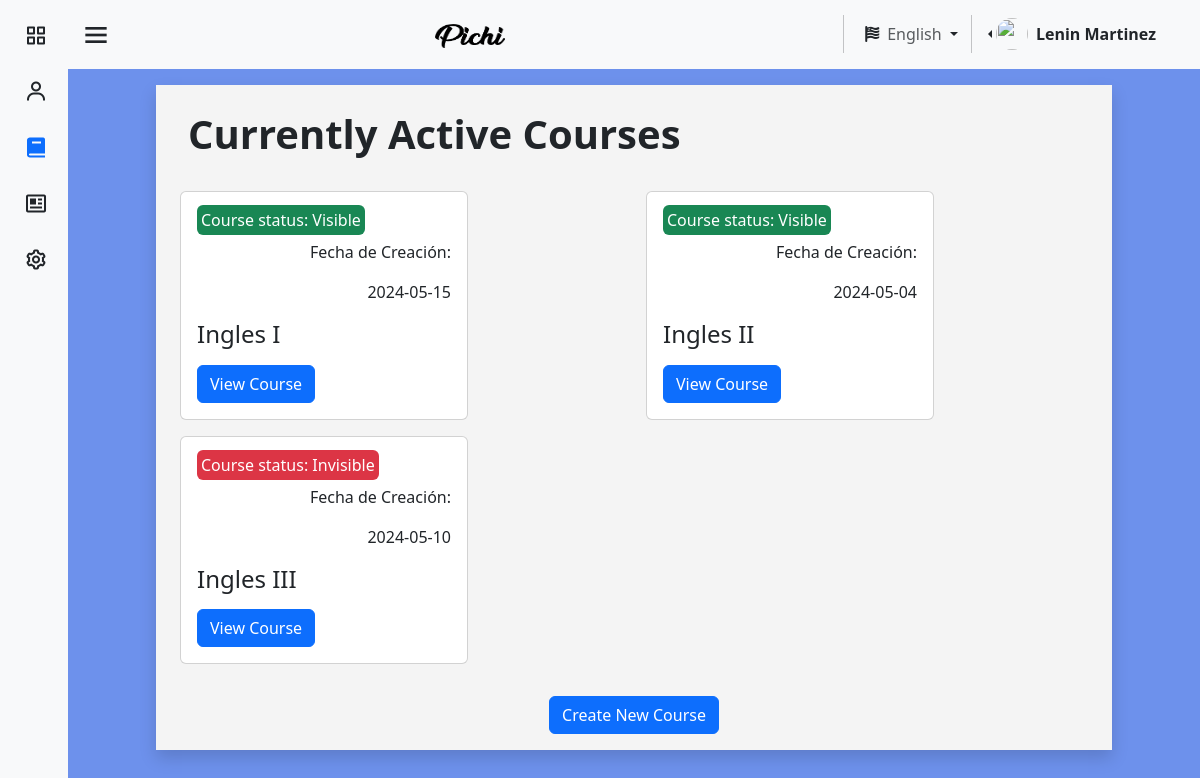
Page /pages/en/courses.php (signed in) on the committed database.
### tables this page shows
CREATE TABLE `usuario` (
  `id_user` int(11) NOT NULL,
  `identificacion_user` varchar(11) NOT NULL,
  `nombre_user` varchar(25) NOT NULL,
  `apellido_user` varchar(25) NOT NULL,
  `correo_user` varchar(45) NOT NULL,
  `contrasena_user` varchar(16) NOT NULL,
  `direccion_user` varchar(80) NOT NULL,
  `numero_user` varchar(15) NOT NULL,
  `fecha_nacimiento_user` datetime NOT NULL,
  `Active_online` tinyint(1) NOT NULL,
  `sexo_user` varchar(15) NOT NULL,
  `Empresa_id_empresa` int(11) DEFAULT NULL,
  `rol` tinyint(1) NOT NULL,
  `img_perfil` varchar(255) NOT NULL
);

CREATE TABLE `cursos` (
  `id_cur` varchar(100) NOT NULL,
  `nombre_cur` varchar(45) NOT NULL,
  `fecha_inicio` date NOT NULL,
  `cupos_cur_min` int(11) NOT NULL,
  `cupos_cur_max` int(11) NOT NULL,
  `Empresa_id_empresa` int(11) NOT NULL,
  `fecha_fin` date NOT NULL,
  `visibilidad_curso` varchar(11) NOT NULL
);

### pages/en/courses.php (the view, shortened to what this page needs)
<?php
require "../../assests/php/LoginBD.php";
$cursos = [];
if (isset($_SESSION['id_user'])) {
    $usuarios1 = $_SESSION['id_user'];
    $conexion1 = mysqli_query($mysqli, "SELECT Empresa_id_empresa, nombre_user, apellido_user FROM usuario WHERE id_user = '$usuarios1'");
    if (mysqli_num_rows($conexion1) > 0) {
        $datos = mysqli_fetch_assoc($conexion1);
        $empresaUsuario = $datos['Empresa_id_empresa'];
        $nombreUsuario = $datos['nombre_user'];
        $apellidoUsuario = $datos['apellido_user'];
        $conexion2 = mysqli_query($mysqli, "SELECT nombre_empresa FROM empresa WHERE id_empresa = '$empresaUsuario'");
        if (mysqli_num_rows($conexion2) > 0) {
            $conexion3 = mysqli_query($mysqli, "SELECT * FROM cursos WHERE Empresa_id_empresa = '$empresaUsuario'");
            if (mysqli_num_rows($conexion3) > 0) {
                while ($datos3 = mysqli_fetch_assoc($conexion3)) {
                    $cursos[] = $datos3;
                }
            }
        }
    }
}
?>
<!DOCTYPE html>
<html lang="en">
<head>
    <link href="https://cdn.jsdelivr.net/npm/bootstrap@5.3.3/dist/css/bootstrap.min.css" rel="stylesheet"
 />
    <link href="https://unpkg.com/boxicons@2.1.4/css/boxicons.min.css" rel="stylesheet" />
    <link rel="stylesheet" href="https://cdnjs.cloudflare.com/ajax/libs/font-awesome/6.5.1/css/all.min.css"
 />
    <link rel="stylesheet" href="../../assests/css/colorPallete.css" />
    <link rel="stylesheet" href="../../assests/css/viewUser.css" />
    <link rel="stylesheet" href="https://cdnjs.cloudflare.com/ajax/libs/font-awesome/6.1.2/css/all.min.css">
    <link rel="stylesheet" href="../../assests/css/style (2).css">
    <link rel="stylesheet" href="../../assests/css/sidebar.css" />
</head>
<body class="bg-pastel" id="body-pd">
    <header id="header">
        <nav class="navbar bg-body-tertiary">
            <div class="container-fluid">
                <div class="header_toggle">
                    <i class="bx bx-menu" id="header-toggle"></i>
                </div>
                <a class="navbar-brand" href="../../index.html">
                    <img src="../../assests/img/text-1710023184778.png" alt="Bootstrap" width="70" height="24" />
                </a>
                <div class="d-flex justify-content-end">
                    <div class="nav-item dropdown">
                        <button class="btn dropdown-toggle" data-bs-toggle="dropdown" aria-expanded="false" href="#">
                            <span class="fa-solid fa-flag-usa"></span><a class="ms-2 text-body-secondary"
                                href="#">English</a>
                        </button>
                    </div>
                    <div class="btn-group dropstart me-4 pe-2">
                        <a href="#" class="d-flex align-items-center link-dark text-decoration-none dropdown-toggle"
                            id="dropdownUser2" data-bs-toggle="dropdown" aria-expanded="false">
                            <img src="https://github.com/PichiGod.png" alt="" width="32" height="32"
                                class="rounded-circle me-2" />
                            <strong><?php echo $nombreUsuario . " " . $apellidoUsuario; ?></strong>
                        </a>
                    </div>
                </div>
            </div>
        </nav>
    </header>
    <div class="l-navbar bg-body-tertiary" id="nav-bar">
        <nav class="nav">
            <div class="nav_list">
                <a href="home.php" class="nav_link link-dark">
                    <i class="bx bx-grid-alt nav_icon"></i>
                </a>
                <a href="tutoIngles.php" class="nav_link link-dark">
                    <i class="bx bx-user nav_icon"></i>
                </a>
                <a href="courses.php" class="nav_link active">
                    <i class="bx bxs-book nav_icon"></i>
                </a>
                <a href="viewCalif.php" class="nav_link link-dark">
                    <i class="bx bx-news nav_icon"></i>
                </a>
                <a href="adminMenu.php" class="nav_link link-dark">
                    <i class="bx bx-cog nav_icon"></i>
                </a>
            </div>
        </nav>
    </div>
    <section class="Cursos">
        <div class="container-fluid bg-blanco mt-3 shadow ">
            <h1 class="heading"><b>Currently Active Courses</b></h1>
            <div class="container">
                <div class="row gy-3 mb-4">
                    <?php foreach ($cursos as $curso) { ?>
                        <div class="col">
                            <div class="card" style="width: 18rem">
                                <div class="card-body">
                                    <?php
                                    $bgClass = ($curso['visibilidad_curso'] == 'Invisible') ? 'bg-danger' : 'bg-success';
                                    ?>
                                    <span class="card-text text-bg-success rounded p-1 fs-6 <?php echo $bgClass; ?>">Course status: <?php echo $curso['visibilidad_curso']; ?></span>
                                    <p class="mt-2 card-text text-end">Fecha de Creación:</p>
                                    <p class="card-text text-end"><?php echo $curso['fecha_inicio']; ?></p>
                                    <h4 class="card-title text-start"><?php echo $curso['nombre_cur']; ?></h4>
                                    <a class="btn btn-primary mt-2"
                                        href="verCurso.php?id_cur=<?php echo $curso['id_cur']; ?>">View Course</a>
                                </div>
                            </div>
                        </div>
                    <?php } ?>
                </div>
            </div>
            <div class="containerButtonCrearCurso">
                <button type="button" class="botonCrearCurso btn btn-primary"
                    onclick="location.href='CreateCourse.php'">Create New Course</button>
            </div>
    </section>
</body>
</html>

### assests/css/colorPallete.css (style rules this page uses)
.bg-pastel { background-color: #527ce9d6; }
.bg-blanco { background-color: #F4F4F4; }

### assests/css/style (2).css (style rules this page uses)
.heading { padding: 25px; padding-left: 20px; }
.containerButtonCrearCurso { display: flex; width: 100%; justify-content: center; align-items: center; margin-top: 2em; margin-bottom: 1em; }
.botonCrearCurso { margin-bottom: 1em; }
@media (max-width:1200px) { body { padding-left: 0; } }

### assests/css/sidebar.css (style rules this page uses)
:root { --z-fixed: 100; --nav-width: 68px; --header-height: 3rem; }
body { transition: 0.5s; }
a { text-decoration: none; }
.header_toggle { justify-content: center; margin-top: 0.3rem; font-size: 2rem; cursor: pointer; }
.l-navbar { position: fixed; top: 0; left: -30%; width: var(--nav-width); height: 100vh; transition: 0.5s; z-index: var(--z-fixed); }
.nav { height: 100%; display: flex; flex-direction: column; justify-content: space-between; overflow: hidden; }
.nav_logo, .nav_link { display: grid; grid-template-columns: max-content max-content; align-items: center; column-gap: 1rem; padding: 0.5rem 0 0.5rem 1.5rem; }
.nav_link { position: relative; margin-bottom: 1rem; transition: 0.3s; }
.nav_icon { font-size: 1.5rem; }
section { margin-right: 2rem; margin-left: 2rem; }
.active::before { content: ""; position: absolute; left: 0; width: 2px; height: 32px; }
@media screen and (min-width: 768px) { body { margin: 0 0 0 0; padding-left: calc(var(--nav-width)); } }
@media screen and (min-width: 768px) { .l-navbar { left: 0; padding: 1rem 1rem 0 0; } }
@media (min-width: 576px) { section { margin-right: 5.5rem; margin-left: 5.5rem; } }

### rows in the picture
usuario: nombre_user "Lenin", apellido_user "Martinez"
cursos: visibilidad_curso "Visible", fecha_inicio "2024-05-15", nombre_cur "Ingles I"
cursos: visibilidad_curso "Visible", fecha_inicio "2024-05-04", nombre_cur "Ingles II"
cursos: visibilidad_curso "Invisible", fecha_inicio "2024-05-10", nombre_cur "Ingles III"
